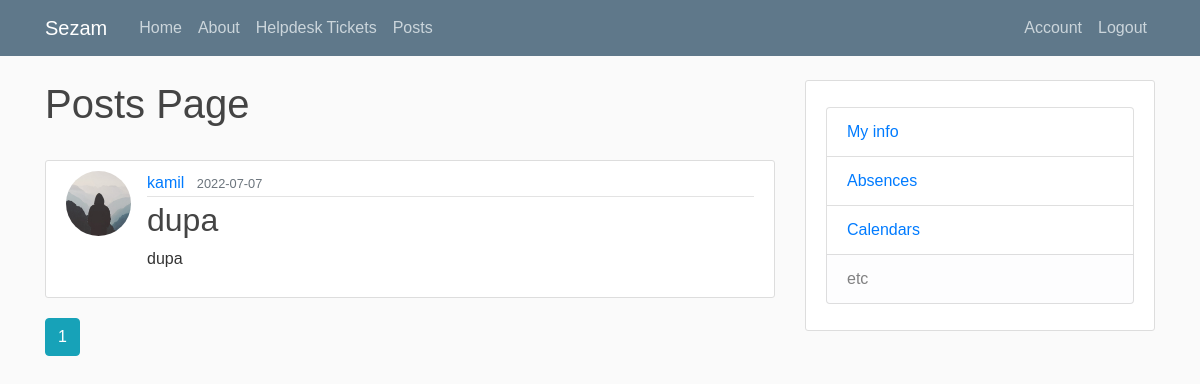
/posts (signed in), run on the app's committed database.
### sezam.py (models this page shows, shortened)
class Post(db.Model):
    id = db.Column(db.Integer, primary_key=True)
    title = db.Column(db.String(100), nullable=False)
    date_posted = db.Column(db.DateTime, nullable=False, default=datetime.utcnow)
    content = db.Column(db.Text, nullable=False)
    user_id = db.Column(db.Integer, db.ForeignKey('user.id'), nullable=False)

class User(db.Model, UserMixin):
    id = db.Column(db.Integer, primary_key=True)
    username = db.Column(db.String(20), nullable=False)
    name= db.Column(db.String(20), nullable=False)
    surname= db.Column(db.String(20), nullable=False)
    email = db.Column(db.String(120), unique=True, nullable=False)
    image_file = db.Column(db.String(20), nullable=False, default='default.jpg')
    password = db.Column(db.String(60), nullable=False)
    privilege = db.Column(db.String(60), nullable=False)
    supervisor = db.Column(db.String(60), nullable=False, default='.')
    status = db.Column(db.String(60), nullable=False)
    posts = db.relationship('Post', backref='author', lazy=True)
    helpdesks = db.relationship('Helpdesk', backref='author', lazy=True)
    user_infos = db.relationship('User_info', backref='author', lazy=True)
    orders = db.relationship('Order', backref='author', lazy=True)

### sezam.py (the view)
@app.route("/posts")
@login_required
def posts():
    page = request.args.get('page', 1, type=int)
    posts = Post.query.order_by(Post.date_posted.desc()).paginate(page=page, per_page=5)
    return render_template('posts.html', posts=posts)

### sezam.py (called while the page is built)
@login_manager.user_loader
def load_user(user_id):
    return User.query.get(int(user_id))

### templates/posts.html (shortened to what this page needs)
{% extends "layout.html" %}
{% block content %}
<h1>Posts Page</h1>
<br>
{% for post in posts.items %}
        <article class="media content-section">
          <img class="rounded-circle article-img" src="{{ url_for('static', filename='profile_pics/' + post.author.image_file) }}">
          <div class="media-body">
            <div class="article-metadata">
              <a class="mr-2" href="{{ url_for('user_posts', username=post.author.username) }}">{{ post.author.username }}</a>
              <small class="text-muted">{{ post.date_posted.strftime('%Y-%m-%d') }}</small>
            </div>
            <h2><a class="article-title" href="{{ url_for('post', post_id=post.id) }}">{{ post.title }}</a></h2>
            <p class="article-content">{{ post.content }}</p>
          </div>
        </article>
    {% endfor %}
    {% for page_num in posts.iter_pages(left_edge=1, right_edge=1, left_current=1, right_current=2) %}
      {% if page_num %}
        {% if posts.page == page_num %}
          <a class="btn btn-info mb-4" href="{{ url_for('home', page=page_num) }}">{{ page_num }}</a>
        {% else %}
          <a class="btn btn-outline-info mb-4" href="{{ url_for('home', page=page_num) }}">{{ page_num }}</a>
        {% endif %}
      {% else %}
        ...
      {% endif %}
    {% endfor %}
{% endblock content %}

### static/main.css (style rules this page uses)
body { background: #fafafa; color: #333333; margin-top: 5rem; }
h1, h2, h3, h4, h5, h6 { color: #444444; }
.content-section { background: #ffffff; padding: 10px 20px; border: 1px solid #dddddd; border-radius: 3px; margin-bottom: 20px; }
.article-title { color: #444444; }
.article-content { white-space: pre-line; }
.article-img { height: 65px; width: 65px; margin-right: 16px; }
.article-metadata { padding-bottom: 1px; margin-bottom: 4px; border-bottom: 1px solid #e3e3e3 }
body { font-family: Verdana, sans-serif; }

### data on the page
Post: image_file (placeholder picture), author.username "kamil", date_posted "2022-07-07", title "dupa", content "dupa"

### other printed values
{{ page_num }} "1"
